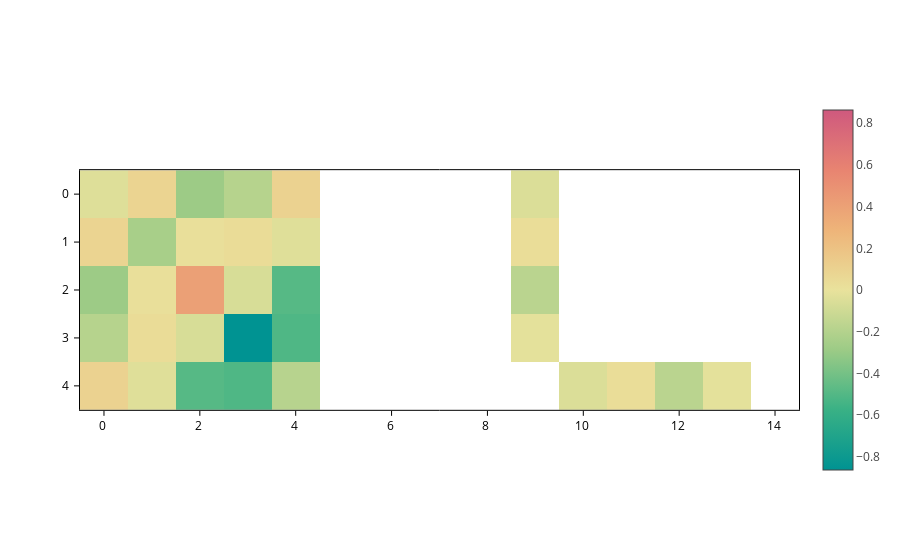

The notebook cell this image was saved under:
### Markdown cell above
Notice how **`crange` takes precedence over `cmid`**. Now, to go back to the default range, just set both to `None`.

### Code cell
plot.update_inputs(crange=None, cmid=None)

### Figure 1 — Plotly figure (JSON) as saved in the notebook; plotly's stock layout.template omitted (floating-point values rounded to 4 significant figures)
{"data": [{"coloraxis": "coloraxis", "meta": {}, "opacity": 1, "type": "heatmap", "z": [[-0.04066, 0.0871, -0.2838, -0.191, 0.1016, NaN, NaN, NaN, NaN, -0.05263, NaN, NaN, NaN, NaN, NaN], [0.0871, -0.2421, 0.02014, 0.03938, -0.03807, NaN, NaN, NaN, NaN, 0.02922, NaN, NaN, NaN, NaN, NaN], [-0.2838, 0.02014, 0.4106, -0.06766, -0.4913, NaN, NaN, NaN, NaN, -0.1757, NaN, NaN, NaN, NaN, NaN], [-0.191, 0.03938, -0.06766, -0.8634, -0.5102, NaN, NaN, NaN, NaN, -0.01763, NaN, NaN, NaN, NaN, NaN], [0.1016, -0.03807, -0.4913, -0.5102, -0.1873, NaN, NaN, NaN, NaN, NaN, -0.05263, 0.02922, -0.1757, -0.01763, NaN]], "zsmooth": false}], "layout": {"coloraxis": {"cmid": 0, "colorscale": [[0.0, "rgb(0, 147, 146)"], [0.1667, "rgb(57, 177, 133)"], [0.3333, "rgb(156, 203, 134)"], [0.5, "rgb(233, 226, 156)"], [0.6667, "rgb(238, 180, 121)"], [0.8333, "rgb(232, 132, 113)"], [1.0, "rgb(207, 89, 126)"]], "showscale": true}, "scene": {"aspectmode": "data", "xaxis": {"range": [-0.5, 14.5]}, "yaxis": {"range": [4.5, -0.5]}}, "xaxis": {"constrain": "domain", "range": [-0.5, 14.5], "scaleanchor": "y", "scaleratio": 1}, "yaxis": {"constrain": "domain", "range": [4.5, -0.5]}}}
